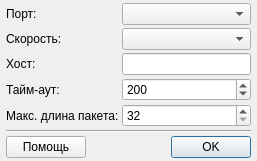
<?xml version="1.0" encoding="UTF-8"?>
<ui version="4.0">
 <class>InitDialog</class>
 <widget class="QDialog" name="InitDialog">
  <property name="geometry">
   <rect>
    <x>0</x>
    <y>0</y>
    <width>257</width>
    <height>157</height>
   </rect>
  </property>
  <property name="windowTitle">
   <string>Dialog</string>
  </property>
  <layout class="QVBoxLayout">
   <property name="spacing">
    <number>3</number>
   </property>
   <property name="leftMargin">
    <number>6</number>
   </property>
   <property name="topMargin">
    <number>3</number>
   </property>
   <property name="rightMargin">
    <number>6</number>
   </property>
   <property name="bottomMargin">
    <number>3</number>
   </property>
   <item>
    <layout class="QGridLayout">
     <property name="spacing">
      <number>3</number>
     </property>
     <item row="0" column="0">
      <widget class="QLabel" name="label">
       <property name="text">
        <string>Порт:</string>
       </property>
       <property name="buddy">
        <cstring>cb_portname</cstring>
       </property>
      </widget>
     </item>
     <item row="0" column="1">
      <widget class="QComboBox" name="cb_portname">
       <property name="sizePolicy">
        <sizepolicy hsizetype="Preferred" vsizetype="Fixed">
         <horstretch>10</horstretch>
         <verstretch>0</verstretch>
        </sizepolicy>
       </property>
      </widget>
     </item>
     <item row="1" column="0">
      <widget class="QLabel" name="l_speed">
       <property name="text">
        <string>Скорость:</string>
       </property>
       <property name="buddy">
        <cstring>cb_portspeed</cstring>
       </property>
      </widget>
     </item>
     <item row="1" column="1">
      <widget class="QComboBox" name="cb_portspeed"/>
     </item>
     <item row="2" column="0">
      <widget class="QLabel" name="l_server">
       <property name="text">
        <string>Хост:</string>
       </property>
      </widget>
     </item>
     <item row="2" column="1">
      <widget class="QLineEdit" name="le_tcp_server"/>
     </item>
     <item row="3" column="0">
      <widget class="QLabel" name="label_2">
       <property name="text">
        <string>Тайм-аут:</string>
       </property>
      </widget>
     </item>
     <item row="3" column="1">
      <widget class="QSpinBox" name="sb_timeout">
       <property name="minimum">
        <number>100</number>
       </property>
       <property name="maximum">
        <number>20000</number>
       </property>
       <property name="singleStep">
        <number>100</number>
       </property>
       <property name="value">
        <number>200</number>
       </property>
      </widget>
     </item>
     <item row="4" column="0">
      <widget class="QLabel" name="label_3">
       <property name="text">
        <string>Макс. длина пакета:</string>
       </property>
      </widget>
     </item>
     <item row="4" column="1">
      <widget class="QSpinBox" name="sb_max_packet_size">
       <property name="minimum">
        <number>32</number>
       </property>
       <property name="maximum">
        <number>255</number>
       </property>
       <property name="singleStep">
        <number>16</number>
       </property>
      </widget>
     </item>
    </layout>
   </item>
   <item>
    <widget class="Line" name="line">
     <property name="orientation">
      <enum>Qt::Horizontal</enum>
     </property>
    </widget>
   </item>
   <item>
    <layout class="QHBoxLayout">
     <property name="spacing">
      <number>6</number>
     </property>
     <property name="margin">
      <number>0</number>
     </property>
     <item>
      <widget class="QPushButton" name="pb_help">
       <property name="text">
        <string>Помощь</string>
       </property>
      </widget>
     </item>
     <item>
      <spacer>
       <property name="orientation">
        <enum>Qt::Horizontal</enum>
       </property>
       <property name="sizeHint" stdset="0">
        <size>
         <width>40</width>
         <height>20</height>
        </size>
       </property>
      </spacer>
     </item>
     <item>
      <widget class="QPushButton" name="okButton">
       <property name="text">
        <string>OK</string>
       </property>
       <property name="default">
        <bool>true</bool>
       </property>
      </widget>
     </item>
    </layout>
   </item>
  </layout>
 </widget>
 <tabstops>
  <tabstop>cb_portname</tabstop>
  <tabstop>cb_portspeed</tabstop>
  <tabstop>le_tcp_server</tabstop>
  <tabstop>sb_timeout</tabstop>
  <tabstop>sb_max_packet_size</tabstop>
  <tabstop>pb_help</tabstop>
  <tabstop>okButton</tabstop>
 </tabstops>
 <resources/>
 <connections>
  <connection>
   <sender>okButton</sender>
   <signal>clicked()</signal>
   <receiver>InitDialog</receiver>
   <slot>accept()</slot>
   <hints>
    <hint type="sourcelabel">
     <x>155</x>
     <y>126</y>
    </hint>
    <hint type="destinationlabel">
     <x>92</x>
     <y>136</y>
    </hint>
   </hints>
  </connection>
 </connections>
</ui>
